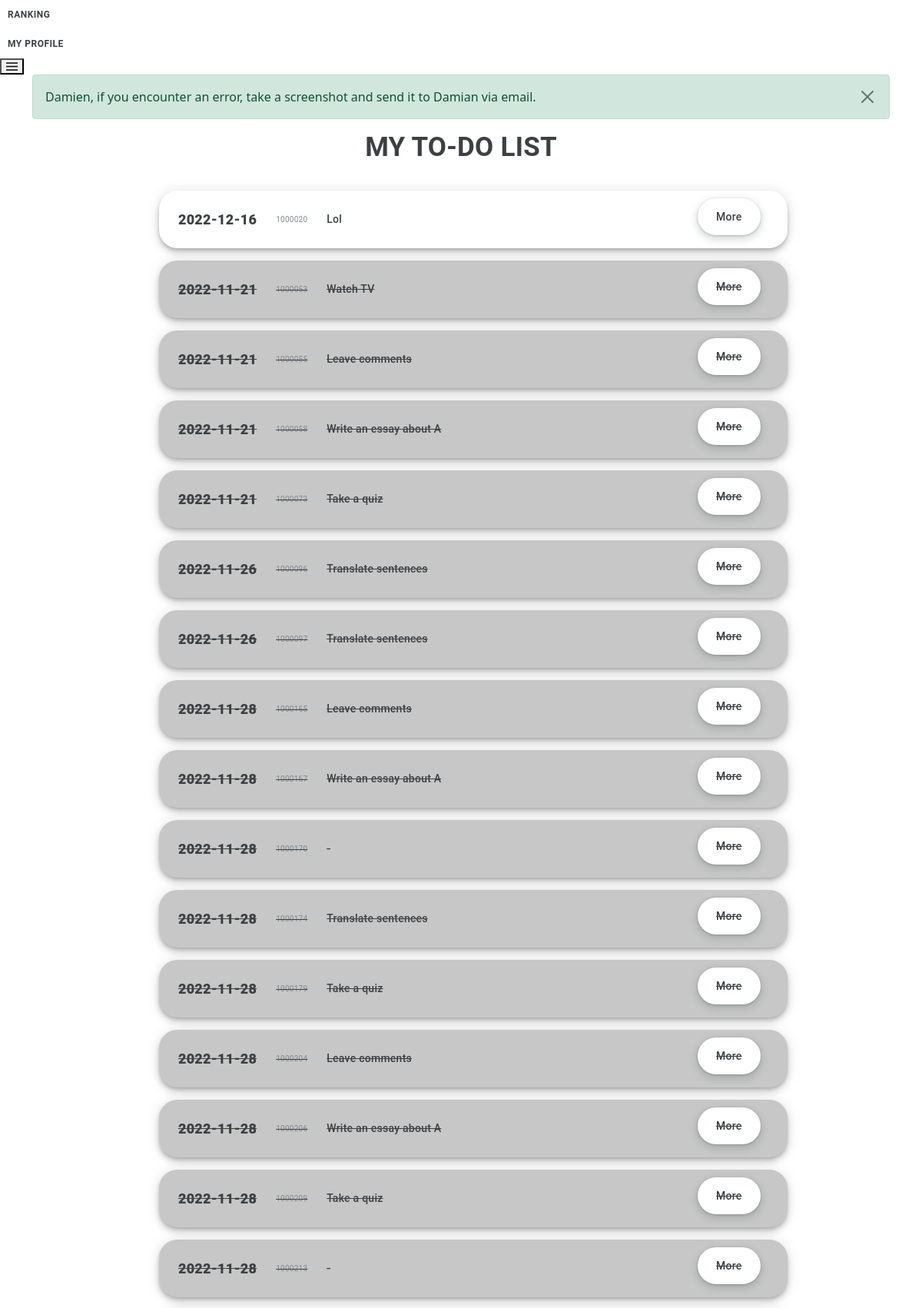
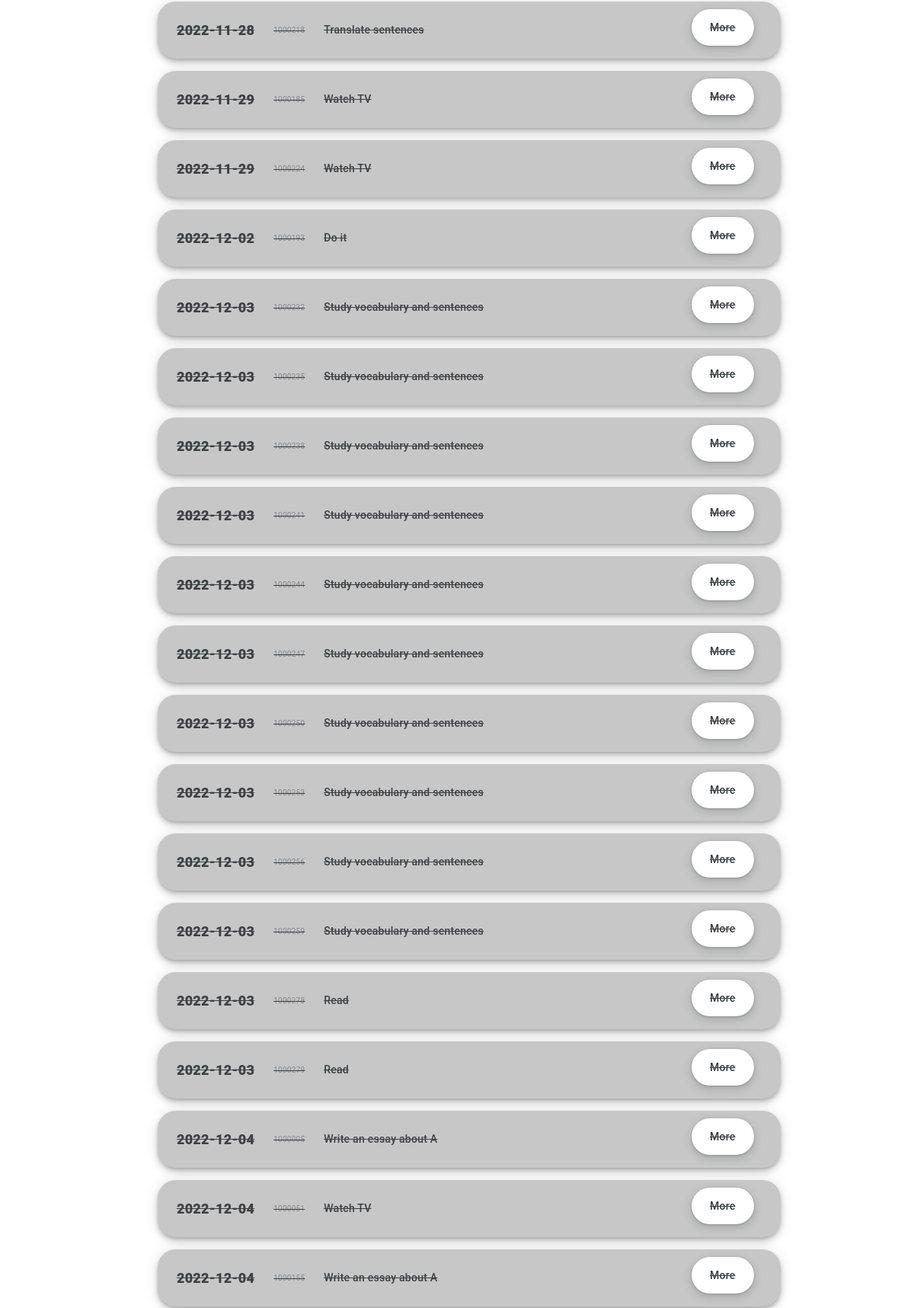
/assignments.html (signed in, upper part), run on the app's committed database (2 pictures, top to bottom).
### nieszkolni_app/models.py (models this page shows)
class Curriculum(models.Model):
    item = models.IntegerField(primary_key=True)
    deadline_text = models.CharField(max_length=200, default="")
    deadline_number = models.IntegerField()
    name = models.CharField(max_length=200, default="")
    component_id = models.CharField(max_length=200, default="")
    component_type = models.CharField(max_length=200, default="")
    assignment_type = models.CharField(max_length=200, default="")
    title = models.CharField(max_length=200, default="")
    content = models.TextField(default="")
    matrix = models.CharField(max_length=200, default="")
    resources = models.TextField(default="")
    conditions = models.TextField(default="")
    status = models.CharField(max_length=200, default="uncompleted")
    completion_stamp = models.IntegerField(default=0)
    completion_date = models.IntegerField(default=0)
    submitting_user = models.CharField(max_length=200, default="")
    reference = models.IntegerField(default=0)

### nieszkolni_app/views.py (the view)
# urls.py: path('assignments.html', views.assignments, name="assignments"),
@login_required
def assignments(request):
    if request.user.is_authenticated:
        first_name = request.user.first_name
        last_name = request.user.last_name
        current_user = first_name + " " + last_name
        user_agent = get_user_agent(request)
        score = ActivityManager().calculate_points_this_week(current_user)
        display_first_name = first_name.capitalize()
        messages.success(request, (f"{display_first_name}, if you encounter an error, take a screenshot and send it to Damian via email."))
        if request.method == "POST":
            item = request.POST["item"]
            return render(request, "assignments.html", {"item": item})
        else:
            uncomplated_assignments = CurriculumManager().display_uncompleted_assignments(current_user)
            complated_assignments = CurriculumManager().display_completed_assignments(current_user)
            if user_agent.is_mobile:
                return render(request, "m_my_to_do_list.html", {
                    "uncomplated_assignments": uncomplated_assignments,
                    "complated_assignments": complated_assignments,
                    "score": score
                    })
            else:
                return render(request, "assignments.html", {
                    "uncomplated_assignments": uncomplated_assignments,
                    "complated_assignments": complated_assignments,
                    "score": score
                    })

### nieszkolni_folder/audit_manager.py (called while the page is built)
    def check_if_clocked_in(self, clocking_user):
        with connection.cursor() as cursor:
            cursor.execute(f'''
                SELECT clock_out
                FROM nieszkolni_app_audit
                WHERE clocking_user = '{clocking_user}'
                AND entry_type = 'automatic'
                AND status = 'started'
                ORDER BY stamp DESC
                LIMIT 1
                ''')
            response = cursor.fetchone()
            if response is not None:
                if response[0] == 0:
                    status = True
                else:
                    status = False
            else:
                status = False
            return status

### nieszkolni_folder/back_office_manager.py (called while the page is built)
    def display_option_by_command(self, command):
        with connection.cursor() as cursor:
            cursor.execute(f'''
                SELECT value
                FROM nieszkolni_app_option
                WHERE command = '{command}'
                ''')
            data = cursor.fetchone()
            return data

### nieszkolni_folder/context_processors.py (called while the page is built)
def sections_processor(request):
    if request.user.is_authenticated:
        first_name = request.user.first_name
        last_name = request.user.last_name
        current_user = first_name + " " + last_name
        if request.user.is_superuser:
            superuser_status = True
        else:
            superuser_status = False
        status = AuditManager().check_if_clocked_in(current_user)
        return {"status": status, "superuser_status": superuser_status}
    else:
        return {}

### nieszkolni_folder/curriculum_manager.py (called while the page is built)
    def assignments_and_status_from_to(self, client, start, end):
        start_number = TimeMachine().date_to_number(start)
        end_number = TimeMachine().date_to_number(end)
        with connection.cursor() as cursor:
            cursor.execute(f'''
                SELECT assignment_type, status
                FROM nieszkolni_app_curriculum
                WHERE name = '{client}'
                AND deadline_number > '{start_number}'
                AND deadline_number <= '{end_number}'
                ''')
            assignments = cursor.fetchall()
            return assignments

### nieszkolni_folder/time_machine.py (called while the page is built)
    def today(self):
        return datetime.now().strftime(today_pattern)

    def today_number(self):
        today = self.today()
        today_number = self.date_to_number(today)
        return today_number

### nieszkolni_app/templates/assignments.html (shortened to what this page needs)
{% extends 'base.html' %}
{% block 'content' %}
{% load static %}
<h1>MY TO-DO LIST</h1>
<div class="list_container">
	<ul class="list">
		{% for uncomplated_assignment in uncomplated_assignments %}
			<form action="{% url 'assignment' %}" method="POST">
				<li class="list_item">
					<div class="list_content">{{ uncomplated_assignment.1 }}</div>
					<div class="list_content_small">{{ uncomplated_assignment.0 }}</div>
					<div class="list_content_inside">{{ uncomplated_assignment.7 }}</div>
					<button type="submit" class="list_button button_main" name="go_to" value="assignment">More</button>
				</li>
			</form>
		{% endfor %}
		{% for complated_assignment in complated_assignments %}
			<form action="{% url 'assignment' %}" method="POST">
				<li class="list_item list_item_complted list_item_crossed">
					<div class="list_content">{{ complated_assignment.1 }}</div>
					<div class="list_content_small">{{ complated_assignment.0 }}</div>
					<div class="list_content_inside">{{ complated_assignment.7 }}</div>
					<button type="submit" class="list_button button_main" name="go_to" value="assignment">More</button>
				</li>
			</form>
		{% endfor %}
	</ul>
</div>
{% endblock %}

### staticfiles/styles.css (style rules this page uses)
body { margin: 0px; }
.button_main { align-items: center; appearance: none; background-color: #fff; border-radius: 24px; border-style: none; box-shadow: rgba(0, 0, 0, .2) 0 3px 5px -1px,rgba(0, 0, 0, .14) 0 6px 10px 0,rgba(0, 0, 0, .12) 0 1px 18px 0; box-sizing: border-box; color: #3c4043; cursor: pointer; display: inline-flex; fill: currentcolor; font-family: "Google Sans",Roboto,Arial,sans-serif; font-size: 14px; font-weight: 500; height: 48px; justify-content: center; letter-spacing: .25px; line-height: normal; margin: 10px; max-width: 100%; overflow: visible; padding: 2px 24px; position: relative; text-align: center; text-decoration: none; text-transform: none; transition: box-shadow 280ms cubic-bezier(.4, 0, .2, 1),opacity 15ms linear 30ms,transform 270ms cubic-bezier(0, 0, .2, 1) 0ms; user-select: none; -webkit-user-select: none; touch-action: manipulation; width: auto; will-change: transform,opacity; z-index: 0; }
.button_main:not(:disabled) { box-shadow: rgba(60, 64, 67, .3) 0 1px 3px 0, rgba(60, 64, 67, .15) 0 4px 8px 3px; }
.list { list-style: none; }
.list_item { alignment-baseline: middle; appearance: none; background-color: #fff; border-radius: 24px; border-style: none; box-shadow: rgba(0, 0, 0, .2) 0 3px 5px -1px,rgba(0, 0, 0, .14) 0 6px 10px 0,rgba(0, 0, 0, .12) 0 1px 18px 0; box-sizing: border-box; color: #3c4043; display: flex; fill: currentcolor; font-family: "Google Sans", Roboto, Arial, sans-serif; font-size: 14px; font-weight: 500; line-height: 75px; letter-spacing: .25px; margin-left: auto; margin-right: auto; margin-top: 15px; margin-bottom: 15px; max-width: 90%; padding: 0px 25px 0px 25px; position: relative; text-decoration: none; text-transform: none; transition: box-shadow 280ms cubic-bezier(.4, 0, .2, 1), opacity 15ms linear 30ms, transform 270ms cubic-bezier(0, 0, .2, 1) 0ms; touch-action: manipulation; user-select: none; width: 70%; will-change: transform, opacity; z-index: 0; overflow:hidden; white-space:no-wrap; text-overflow:ellipsis; }
.list_content { display: inline-flex; color: #3c4043; font-size: 18px; font-weight: 850; }
.list_content_small { display: inline-flex; color: #81898F; font-size: 10px; font-weight: 400; margin-left: 25px; }
.list_content_inside { display: inline-flex; margin-left: 25px; }
.list_button { margin-left: auto; }
.list_item_complted { background-color: #C7C7C7; }
.list_item_crossed { text-decoration: line-through; }
h1 { color: #3c4043; font-family: "Google Sans", Roboto, Arial, sans-serif; font-size: 35px; font-weight: 750; letter-spacing: .25px; margin-bottom: 35px; text-align: center; }

### data on the page
Curriculum: deadline_text "2022-12-16", item "1000020", title "Lol"
Curriculum: deadline_text "2022-11-21", item "1000053", title "Watch TV"
Curriculum: deadline_text "2022-11-21", item "1000055", title "Leave comments"
Curriculum: deadline_text "2022-11-21", item "1000058", title "Write an essay about A"
Curriculum: deadline_text "2022-11-21", item "1000073", title "Take a quiz"
Curriculum: deadline_text "2022-11-26", item "1000096", title "Translate sentences"
Curriculum: deadline_text "2022-11-26", item "1000097", title "Translate sentences"
Curriculum: deadline_text "2022-11-28", item "1000165", title "Leave comments"
Curriculum: deadline_text "2022-11-28", item "1000167", title "Write an essay about A"
Curriculum: deadline_text "2022-11-28", item "1000170", complated_assignment "-"
Curriculum: deadline_text "2022-11-28", item "1000174", title "Translate sentences"
Curriculum: deadline_text "2022-11-28", item "1000179", title "Take a quiz"
Curriculum: deadline_text "2022-11-28", item "1000204", title "Leave comments"
Curriculum: deadline_text "2022-11-28", item "1000206", title "Write an essay about A"
Curriculum: deadline_text "2022-11-28", item "1000209", title "Take a quiz"
Curriculum: deadline_text "2022-11-28", item "1000213", complated_assignment "-"
Curriculum: deadline_text "2022-11-28", item "1000218", title "Translate sentences"
Curriculum: deadline_text "2022-11-29", item "1000185", title "Watch TV"
Curriculum: deadline_text "2022-11-29", item "1000224", title "Watch TV"
Curriculum: deadline_text "2022-12-02", item "1000193", title "Do it"
Curriculum: deadline_text "2022-12-03", item "1000232", title "Study vocabulary and sentences"
Curriculum: deadline_text "2022-12-03", item "1000235", title "Study vocabulary and sentences"
Curriculum: deadline_text "2022-12-03", item "1000238", title "Study vocabulary and sentences"
Curriculum: deadline_text "2022-12-03", item "1000241", title "Study vocabulary and sentences"
Curriculum: deadline_text "2022-12-03", item "1000244", title "Study vocabulary and sentences"
Curriculum: deadline_text "2022-12-03", item "1000247", title "Study vocabulary and sentences"
Curriculum: deadline_text "2022-12-03", item "1000250", title "Study vocabulary and sentences"
Curriculum: deadline_text "2022-12-03", item "1000253", title "Study vocabulary and sentences"
Curriculum: deadline_text "2022-12-03", item "1000256", title "Study vocabulary and sentences"
Curriculum: deadline_text "2022-12-03", item "1000259", title "Study vocabulary and sentences"
Curriculum: deadline_text "2022-12-03", item "1000278", title "Read"
Curriculum: deadline_text "2022-12-03", item "1000279", title "Read"
Curriculum: deadline_text "2022-12-04", item "1000005", title "Write an essay about A"
Curriculum: deadline_text "2022-12-04", item "1000051", title "Watch TV"
Curriculum: deadline_text "2022-12-04", item "1000155", title "Write an essay about A"

### other printed values
{{ message }} "Damien, if you encounter an error, take a screenshot and send it to Damian via email."
